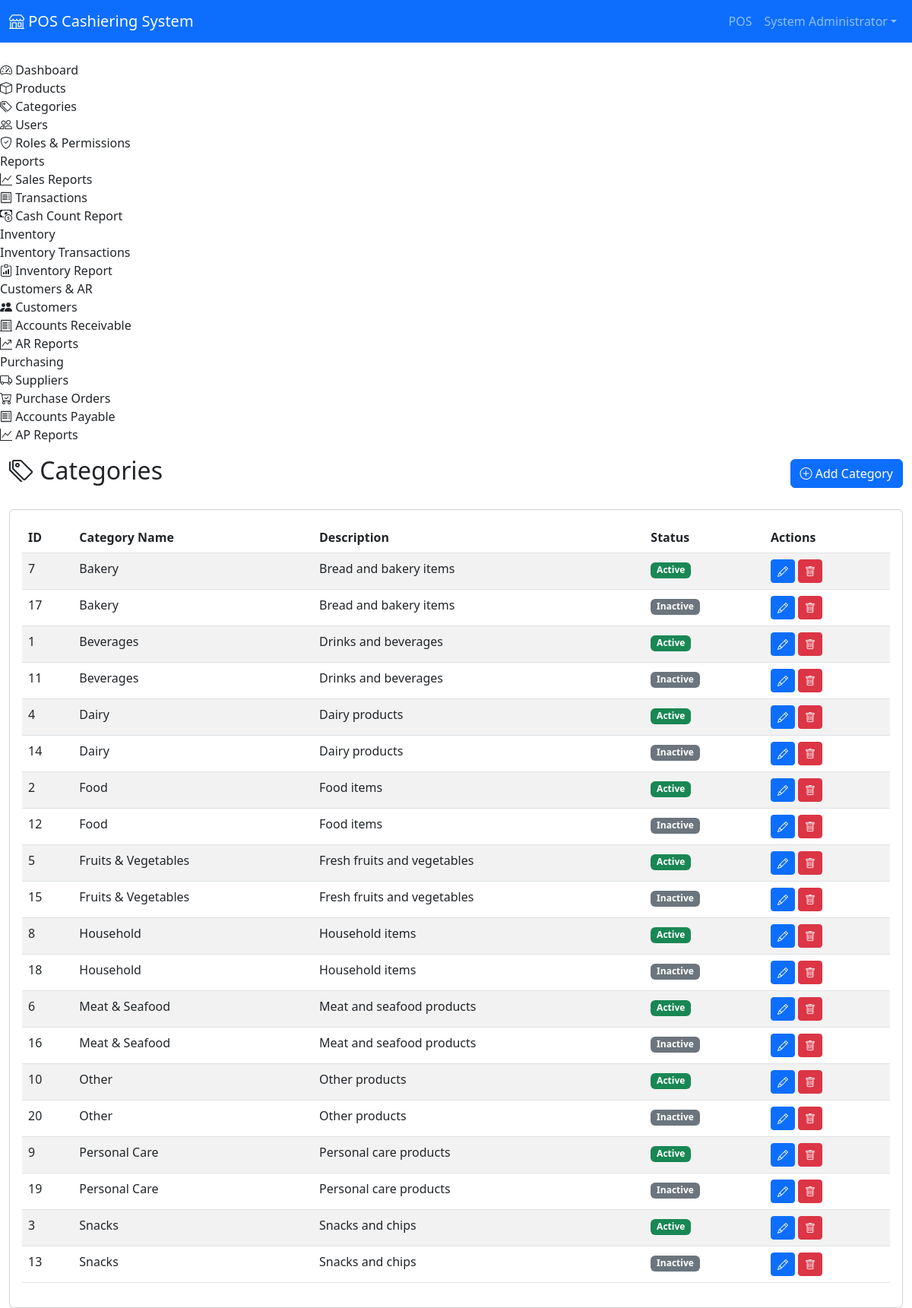
Screenshot of /POS/admin/categories.php (signed in) with the database file from the repository.
### tables this page shows
CREATE TABLE `categories` (
  `id` int(11) NOT NULL AUTO_INCREMENT,
  `category_name` varchar(100) NOT NULL,
  `description` text DEFAULT NULL,
  `is_active` tinyint(1) DEFAULT 1,
  `created_at` timestamp NOT NULL DEFAULT current_timestamp(),
  `updated_at` timestamp NOT NULL DEFAULT current_timestamp() ON UPDATE current_timestamp(),
  PRIMARY KEY (`id`),
  KEY `idx_active` (`is_active`)
);

### POS/config/database.php (called while the page is built, shortened)
<?php
class Database {
    private $host = DB_HOST;
    private $user = DB_USER;
    private $pass = DB_PASS;
    private $name = DB_NAME;
    private $conn;
    private function connect() {
        try {
            $this->conn = new PDO(
                "mysql:host={$this->host};dbname={$this->name};charset=utf8mb4",
                $this->user,
                $this->pass,
                [
                    PDO::ATTR_ERRMODE => PDO::ERRMODE_EXCEPTION,
                    PDO::ATTR_DEFAULT_FETCH_MODE => PDO::FETCH_ASSOC,
                    PDO::ATTR_EMULATE_PREPARES => false
                ]
            );
        } catch (PDOException $e) {
            error_log("Database connection failed: " . $e->getMessage());
            throw new Exception("Database connection failed. Please check your database configuration and ensure the database 'pos_system' exists. Error: " . $e->getMessage());
        }
    }
    public function query($sql, $params = []) {
        try {
            $stmt = $this->conn->prepare($sql);
            $stmt->execute($params);
            return $stmt;
        } catch (PDOException $e) {
            error_log("Database query error: " . $e->getMessage());
            throw $e;
        }
    }
    public function fetchAll($sql, $params = []) {
        return $this->query($sql, $params)->fetchAll();
    }
}

### POS/admin/categories.php (the view, shortened to what this page needs)
<?php
require_once __DIR__ . '/includes/header.php';
require_once __DIR__ . '/../config/database.php';
$db = new Database();
$categories = $db->fetchAll("SELECT * FROM categories ORDER BY category_name");
?>
<div class="d-flex justify-content-between align-items-center mb-4">
    <h2><i class="bi bi-tags"></i> Categories</h2>
    <button class="btn btn-primary" data-bs-toggle="modal" data-bs-target="#categoryModal" onclick="openCategoryModal()">
        <i class="bi bi-plus-circle"></i> Add Category
    </button>
</div>
<div class="card">
    <div class="card-body">
        <div class="table-responsive">
            <table class="table table-striped">
                <thead>
                    <tr>
                        <th>ID</th>
                        <th>Category Name</th>
                        <th>Description</th>
                        <th>Status</th>
                        <th>Actions</th>
                    </tr>
                </thead>
                <tbody>
                    <?php foreach ($categories as $cat): ?>
                    <tr>
                        <td><?php echo $cat['id']; ?></td>
                        <td><?php echo htmlspecialchars($cat['category_name']); ?></td>
                        <td><?php echo htmlspecialchars($cat['description'] ?? ''); ?></td>
                        <td>
                            <span class="badge <?php echo $cat['is_active'] ? 'bg-success' : 'bg-secondary'; ?>">
                                <?php echo $cat['is_active'] ? 'Active' : 'Inactive'; ?>
                            </span>
                        </td>
                        <td>
                            <button class="btn btn-sm btn-primary" onclick="editCategory(<?php echo htmlspecialchars(json_encode($cat)); ?>)">
                                <i class="bi bi-pencil"></i>
                            </button>
                            <button class="btn btn-sm btn-danger" onclick="deleteCategory(<?php echo $cat['id']; ?>)">
                                <i class="bi bi-trash"></i>
                            </button>
                        </td>
                    </tr>
                    <?php endforeach; ?>
                </tbody>
            </table>
        </div>
    </div>
</div>
<?php require_once __DIR__ . '/includes/footer.php'; ?>

### rows the page displays
categories: id "7", category_name "Bakery", description "Bread and bakery items", is_active "Active"
categories: id "17", category_name "Bakery", description "Bread and bakery items", is_active "Inactive"
categories: id "1", category_name "Beverages", description "Drinks and beverages", is_active "Active"
categories: id "11", category_name "Beverages", description "Drinks and beverages", is_active "Inactive"
categories: id "4", category_name "Dairy", description "Dairy products", is_active "Active"
categories: id "14", category_name "Dairy", description "Dairy products", is_active "Inactive"
categories: id "2", category_name "Food", description "Food items", is_active "Active"
categories: id "12", category_name "Food", description "Food items", is_active "Inactive"
categories: id "5", category_name "Fruits & Vegetables", description "Fresh fruits and vegetables", is_active "Active"
categories: id "15", category_name "Fruits & Vegetables", description "Fresh fruits and vegetables", is_active "Inactive"
categories: id "8", category_name "Household", description "Household items", is_active "Active"
categories: id "18", category_name "Household", description "Household items", is_active "Inactive"
categories: id "6", category_name "Meat & Seafood", description "Meat and seafood products", is_active "Active"
categories: id "16", category_name "Meat & Seafood", description "Meat and seafood products", is_active "Inactive"
categories: id "10", category_name "Other", description "Other products", is_active "Active"
categories: id "20", category_name "Other", description "Other products", is_active "Inactive"
categories: id "9", category_name "Personal Care", description "Personal care products", is_active "Active"
categories: id "19", category_name "Personal Care", description "Personal care products", is_active "Inactive"
categories: id "3", category_name "Snacks", description "Snacks and chips", is_active "Active"
categories: id "13", category_name "Snacks", description "Snacks and chips", is_active "Inactive"

### other values shown
APP_NAME "POS Cashiering System"
$currentUser['full_name'] "System Administrator"
